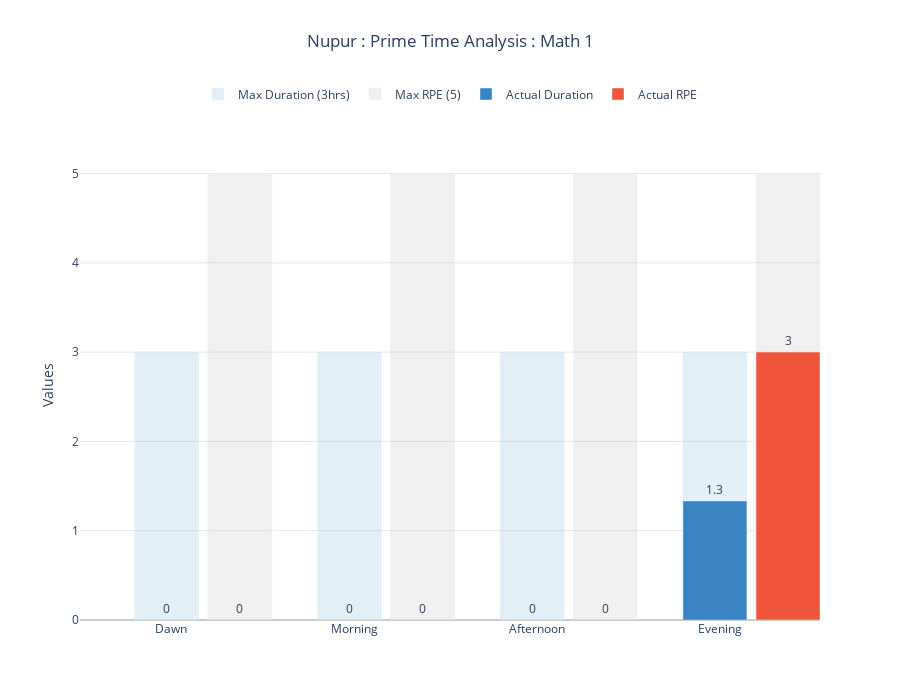

The cell this chart's notebook holds for it:
### Code cell
# Create the sample dataframe
data = {
    'Time': ['Dawn', 'Morning', 'Afternoon', 'Evening'],
    'Duration': [00/60, 00/60, 00/60, 80/60],
    'RPE': [0, 0, 0, 3]
}
df = pd.DataFrame(data)

# Create figure with larger size
fig = go.Figure()

# Add maximum value bars (background)
fig.add_trace(go.Bar(
    x=df['Time'],
    y=[3] * len(df),
    name='Max Duration (3hrs)',
    marker_color='rgba(158, 202, 225, 0.3)',
    width=0.35,
    offset=-0.2,
    hovertemplate='Maximum Duration: 3hrs<br>Time: %{x}<extra></extra>'
))

fig.add_trace(go.Bar(
    x=df['Time'],
    y=[5] * len(df),
    name='Max RPE (5)',
    marker_color='rgba(204, 204, 204, 0.3)',
    width=0.35,
    offset=0.2,
    hovertemplate='Maximum RPE: 5<br>Time: %{x}<extra></extra>'
))

# Add actual value bars
fig.add_trace(go.Bar(
    x=df['Time'],
    y=df['Duration'],
    name='Actual Duration',
    marker_color='rgb(58, 132, 195)',
    width=0.35,
    offset=-0.2,
    text=df['Duration'].round(1),
    textposition='outside',
    hovertemplate='Duration: %{y:.1f}hrs<br>Time: %{x}<extra></extra>'
))

fig.add_trace(go.Bar(
    x=df['Time'],
    y=df['RPE'],
    name='Actual RPE',
    marker_color='rgb(239, 85, 59)',
    width=0.35,
    offset=0.2,
    text=df['RPE'].round(1),
    textposition='outside',
    hovertemplate='RPE: %{y:.1f}<br>Time: %{x}<extra></extra>'
))

# Update layout with improved sizing and positioning
fig.update_layout(
    title={
        'text': 'Nupur : Prime Time Analysis : Math 1',
        'y':0.95,
        'x':0.5,
        'xanchor': 'center',
        'yanchor': 'top'
    },
    yaxis_title='Values',
    barmode='overlay',
    legend=dict(
        yanchor="top",
        y=1.15,  # Moved legend above the plot
        xanchor="center",
        x=0.5,   # Centered horizontally
        orientation="h"  # Horizontal legend
    ),
    showlegend=True,
    hovermode='x unified',
    plot_bgcolor='white',
    yaxis=dict(
        gridcolor='rgba(0,0,0,0.1)',
        zerolinecolor='rgba(0,0,0,0.2)'
    ),
    # Increased height and added margins
    height=700,
    width=900,
    margin=dict(
        t=150,  # Increased top margin for legend
        l=80,
        r=80,
        b=80
    )
)

# Show figure
fig.show()

### Figure 1 — Plotly figure (JSON) as saved in the notebook; plotly's stock layout.template omitted (floating-point values rounded to 4 significant figures)
{"data": [{"hovertemplate": "Maximum Duration: 3hrs<br>Time: %{x}<extra></extra>", "marker": {"color": "rgba(158, 202, 225, 0.3)"}, "name": "Max Duration (3hrs)", "offset": -0.2, "type": "bar", "width": 0.35, "x": ["Dawn", "Morning", "Afternoon", "Evening"], "y": [3, 3, 3, 3]}, {"hovertemplate": "Maximum RPE: 5<br>Time: %{x}<extra></extra>", "marker": {"color": "rgba(204, 204, 204, 0.3)"}, "name": "Max RPE (5)", "offset": 0.2, "type": "bar", "width": 0.35, "x": ["Dawn", "Morning", "Afternoon", "Evening"], "y": [5, 5, 5, 5]}, {"hovertemplate": "Duration: %{y:.1f}hrs<br>Time: %{x}<extra></extra>", "marker": {"color": "rgb(58, 132, 195)"}, "name": "Actual Duration", "offset": -0.2, "text": [0, 0, 0, 1.3], "textposition": "outside", "type": "bar", "width": 0.35, "x": ["Dawn", "Morning", "Afternoon", "Evening"], "y": [0, 0, 0, 1.333]}, {"hovertemplate": "RPE: %{y:.1f}<br>Time: %{x}<extra></extra>", "marker": {"color": "rgb(239, 85, 59)"}, "name": "Actual RPE", "offset": 0.2, "text": [0, 0, 0, 3], "textposition": "outside", "type": "bar", "width": 0.35, "x": ["Dawn", "Morning", "Afternoon", "Evening"], "y": [0, 0, 0, 3]}], "layout": {"barmode": "overlay", "height": 700, "hovermode": "x unified", "legend": {"orientation": "h", "x": 0.5, "xanchor": "center", "y": 1.15, "yanchor": "top"}, "margin": {"b": 80, "l": 80, "r": 80, "t": 150}, "plot_bgcolor": "white", "showlegend": true, "title": {"text": "Nupur : Prime Time Analysis : Math 1", "x": 0.5, "xanchor": "center", "y": 0.95, "yanchor": "top"}, "width": 900, "xaxis": {"autorange": true, "range": [-0.5, 3.55], "type": "category"}, "yaxis": {"autorange": true, "gridcolor": "rgba(0, 0, 0, 0.1)", "range": [0, 5.263], "title": {"text": "Values"}, "type": "linear", "zerolinecolor": "rgba(0, 0, 0, 0.2)"}}}
